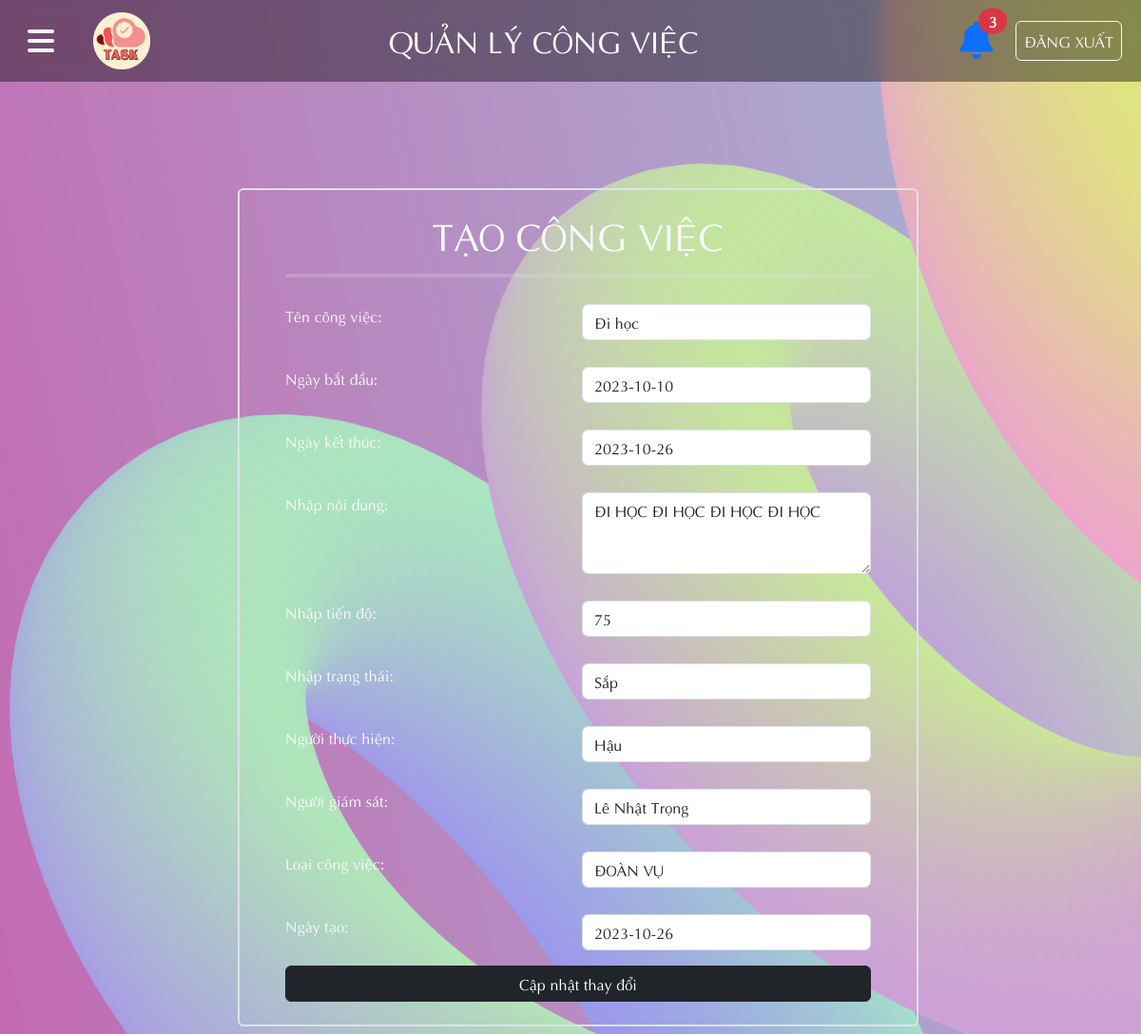
Screenshot of /Admin/ad_congviec_sua.php?sua_ma=3 with the database file from the repository.
### tables this page shows
CREATE TABLE `congviec` (
  `CV_MA` int(10) NOT NULL,
  `CV_TEN` varchar(50) NOT NULL,
  `CV_NGAYBATDAU` date NOT NULL,
  `CV_NGAYKETTHUC` date NOT NULL,
  `CV_NOIDUNG` text NOT NULL,
  `CV_TIENDO` varchar(50) NOT NULL,
  `CV_TRANGTHAICV` varchar(50) NOT NULL,
  `CV_NGAYTAO` date NOT NULL,
  `CV_NTH` int(10) NOT NULL,
  `CV_NGS` int(10) NOT NULL,
  `LCV_MA` int(10) NOT NULL
);

CREATE TABLE `nguoidung` (
  `ND_MA` int(10) NOT NULL,
  `ND_HOTEN` varchar(50) NOT NULL,
  `ND_NGAYSINH` date NOT NULL,
  `ND_DIACHI` varchar(50) NOT NULL,
  `ND_SDT` varchar(10) NOT NULL,
  `ND_EMAIL` varchar(50) NOT NULL,
  `ND_MSCB` int(10) NOT NULL,
  `ND_MATKHAU` varchar(32) NOT NULL
);

CREATE TABLE `loaicongviec` (
  `LCV_MA` int(10) NOT NULL,
  `LCV_TEN` varchar(50) NOT NULL
);

### Admin/ad_thongbao.php (called while the page is built, shortened)
<?php include_once '../condb/condb.php';
$query_chuadoc = "SELECT * FROM thongbao WHERE TB_XEM = '0'";
$soluong_chuadoc = $conn->query($query_chuadoc);
$soluong_thongbao = mysqli_num_rows($soluong_chuadoc);
?>

### Admin/ad_congviec_sua.php (the view, shortened to what this page needs)
<?php
include_once '../condb/condb.php';
include_once './ad_thongbao.php';
$ma = $_GET['sua_ma'];
$query_congviec = "SELECT * FROM congviec WHERE CV_MA='$ma'";
$ds_congviec = mysqli_query($conn, $query_congviec);
$congviec = mysqli_fetch_array($ds_congviec);
?>
<!DOCTYPE html>
<html lang="en">
<head>
    <link href="../styles/style.css?v=<?php echo time(); ?>" rel="stylesheet" type="text/css" />
    <link href="https://cdn.jsdelivr.net/npm/bootstrap@5.3.2/dist/css/bootstrap.min.css" rel="stylesheet"
>
    <link rel="stylesheet" href="https://cdnjs.cloudflare.com/ajax/libs/font-awesome/6.4.2/css/all.min.css">
</head>
<body>
<header>
        <nav class="navbar_container navbar  navbar-expand-lg">
            <button class=" btn mx-3" type="button" data-bs-toggle="offcanvas" data-bs-target="#offcanvasExample" aria-controls="offcanvasExample">
                <i class="fa-solid fs-2 text-light fa-bars"></i>
            </button>
            <div class="container-fluid">
                <a class="navbar-brand text-white fs-4" href="trangchu.php"><img src="../image/logo.png" style="width: 60px;" class="w3-circle"></a>
                <a class="navbar-brand text-white fs-2"> QUẢN LÝ CÔNG VIỆC </a>
                <div class="d-flex">
                    <div class="dropdown mx-4 position-relative">
                        <span class="position-absolute top-0 start-100 fs-6 translate-middle badge bg-danger rounded-pill badge-danger">
                            <?php echo $soluong_thongbao; ?>
                        </span>
                        <a id="dLabel" role="button" data-toggle="dropdown" data-target="#" href="#">
                            <i class="fs-1 fa-solid fa-bell"></i>
                        </a>
                    </div>
                    <a class="btn btn-outline-light px-2 py-2 me-2" href="../User/dangxuat.php" role="button">ĐĂNG XUẤT</a>
                </div>
            </div>
        </nav>
    </header>
    <main>
        <div class="form_center">
            <form id="form" name="form" method="post" onsubmit="return validateForm()" class="form">
                <div class="container p-5 py-4 m-2 border border-2 rounded">
                    <h1 class="text-light text-center">TẠO CÔNG VIỆC</h1>
                    <hr class="text-dark border border-2 rounded " style="border-top: 4px solid white">
                    <div class="row p-2 my-1 rounded">
                        <div class="col p-1  text-light">
                            <label class="" for="ten">Tên công việc:</label>
                        </div>
                        <div class="col p-1 ">
                            <input class="form-control" type="text" placeholder="Nhập tên công việc" name="ten" id="ten" value="<?php echo $congviec['CV_TEN'];?> ">
                        </div>
                    </div>
                    <div class="row p-2 my-1 rounded">
                        <div class="col p-1  text-light">
                            <label for="ngaybatdau">Ngày bắt đầu:</label>
                        </div>
                        <div class="col p-1 ">
                            <input class="form-control" type="" placeholder="Điền ngày bắt đầu công việc" name="ngaybatdau" id="ngaybatdau" value="<?php echo $congviec['CV_NGAYBATDAU'];?> ">
                        </div>
                    </div>
                    <div class="row p-2 my-1 rounded">
                        <div class="col p-1  text-light">
                            <label for="ngayketthuc">Ngày kết thúc:</label>
                        </div>
                        <div class="col p-1 ">
                            <input class="form-control" type="" name="ngayketthuc" id="ngayketthuc" value="<?php echo $congviec['CV_NGAYKETTHUC'];?> ">
                        </div>
                    </div>
                    <div class="row p-2 my-1 rounded">
                        <div class="col p-1  text-light">
                            <label class="" for="text">Nhập nội dung:</label>
                        </div>
                        <div class="col p-1 ">
                            <textarea class="form-control" name="noidung" id="noidung" rows="3"><?php echo $congviec['CV_NOIDUNG'];?></textarea>
                        </div>
                    </div>
                    <div class="row p-2 my-1 rounded">
                        <div class="col p-1  text-light">
                            <label class="" for="text">Nhập tiến độ:</label>
                        </div>
                        <div class="col p-1 ">
                            <input type="number" min="0" max="100" class="form-control" name="tiendo" id="tiendo" rows="3" value=<?php echo $congviec['CV_TIENDO'];?>></input>
                        </div>
                    </div>
                    <div class="row p-2 my-1 rounded">
                        <div class="col p-1  text-light">
                            <label class="" for="trangthai">Nhập trạng thái:</label>
                        </div>
                        <div class="col p-1 ">
                            <input type="text" min="<?php echo $congviec['CV_TRANGTHAICV'];?>" max="100" class="form-control" name="trangthai" id="trangthai" rows="3"
                                value=<?php echo $congviec['CV_TRANGTHAICV'];?>></input>
                        </div>
                    </div>
                    <div class="row p-2 my-1 rounded">
                        <div class="col p-1  text-light">
                            <label for="nguoithuchien">Người thực hiện:</label>
                        </div>
                        <div class="col p-1 ">
                            <select class="form-control" name="nguoithuchien">
                                <?php
                                $query_nguoidung = "SELECT * FROM nguoidung";
$ds_nguoidung = mysqli_query($conn, $query_nguoidung);
while ($nguoidung = mysqli_fetch_assoc($ds_nguoidung)):
    ?>
                                <option value="<?php echo $nguoidung['ND_MA'];
    ?>" <?php
if ($nguoidung['ND_MA'] == $congviec['CV_NTH']):
    echo "selected";
endif;
    ?>>
                                    <?php
        echo $nguoidung['ND_HOTEN'];
    ?>
                                </option>
                                <?php
endwhile;
?>
                            </select>
                        </div>
                    </div>
                    <div class="row p-2 my-1 rounded">
                        <div class="col p-1  text-light">
                            <label for="nguoigiamsat">Người giám sát:</label>
                        </div>
                        <div class="col p-1 ">
                            <select class="form-control" name="nguoigiamsat">
                                <?php
                                $query_nguoidung = "SELECT * FROM nguoidung";
$ds_nguoidung = mysqli_query($conn, $query_nguoidung);
while ($nguoidung = mysqli_fetch_assoc($ds_nguoidung)):
    ?>
                                <option value="<?php echo $nguoidung['ND_MA'];
    ?>" <?php
if ($nguoidung['ND_MA'] == $congviec['CV_NGS']):
    echo "selected";
endif;
    ?>>
                                    <?php
        echo $nguoidung['ND_HOTEN'];
    ?>
                                </option>
                                <?php
endwhile;
?>
                            </select>
                        </div>
                    </div>
                    <div class="row p-2 my-1 rounded">
                        <div class="col p-1  text-light">
                            <label for="loaicongviec">Loại công việc:</label>
                        </div>
                        <div class="col p-1">
                            <select class="form-control" name="loaicongviec" id="loaicongviec">
                                <?php
                                $query_lcv = "SELECT * FROM loaicongviec";
$ds_congviec = mysqli_query($conn, $query_lcv);
while ($cv = mysqli_fetch_assoc($ds_congviec)):
    ?>
                                <option value="<?php echo $cv['LCV_MA'];
    ?>" <?php
if ($cv['LCV_MA'] == $congviec['LCV_MA']):
    echo "selected";
endif;
    ?>>
                                    <?php
        echo $cv['LCV_TEN'];
    ?>
                                </option>
                                <?php
endwhile;
?>
                            </select>
                        </div>
                    </div>
                    <div class="row p-2 my-1 rounded">
                        <div class="col p-1  text-light">
                            <label for="ngaytao">Ngày tạo:</label>
                        </div>
                        <div class="col p-1 ">
                            <input class="form-control" type="" name="ngaytao" id="ngaytao" value="<?php echo $congviec['CV_NGAYTAO'];?> ">
                        </div>
                    </div>
                    <div class="btn_form">
                        <button style="width:100%" class="btn  btn-dark" type="submit" name="submit">Cập nhật thay đổi</button>
                    </div>
                </div>
            </form>
        </div>
    </main>
</body>
</html>

### styles/style.css (style rules this page uses)
* { margin: 0; padding: 0; box-sizing: border-box; font-family: Aptima; }
body { background-image: url(../Image/background.png); background-repeat: no-repeat; background-size: cover; background-attachment: fixed; }
.form_center { display: flex; justify-content: center; }
.btn_form { display: flex; justify-content: center; }
main { min-height: 620px; margin-top: 80px; padding-top: 24px; }
.navbar_container { background-color: rgba(0, 0, 0, 0.4); backdrop-filter: blur(10px); }
@media (min-width: 992px) { .container, .container-lg, .container-md, .container-sm { max-width: 960px; min-width: 700px; } }

### rows the page displays
congviec: ten "Đi học", ngaybatdau "2023-10-10", ngayketthuc "2023-10-26", noidung "ĐI HỌC ĐI HỌC ĐI HỌC ĐI HỌC", tiendo "75", nguoithuchien "Hậu", nguoigiamsat "Lê Nhật Trọng", loaicongviec "ĐOÀN VỤ", ngaytao "2023-10-26"

### other values shown
$soluong_thongbao "3"
